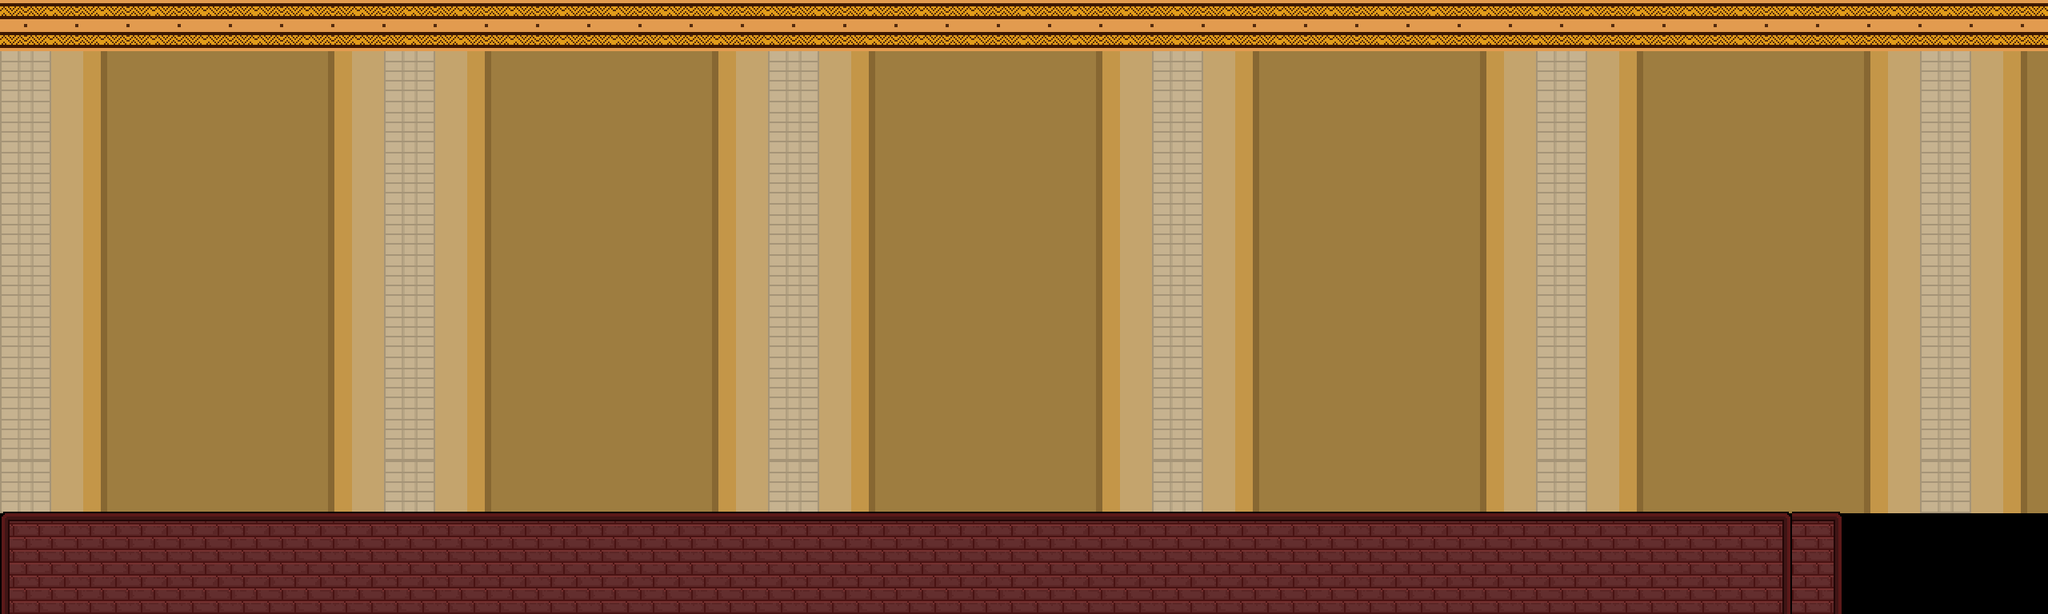

Tiled map render using the project's own tile images. Description and the whole map definition, tile-layer contents included, below:
An orthogonal 40x12 tile map with 64x64 px tiles, 2 tile layers (background, Tile Layer 1), 4 tilesets and 20 objects (4x Floor, 4x Camera, 2x Player, 2x Start, 2x Door, ...).

<map version="1.2" tiledversion="1.2.0" orientation="orthogonal" renderorder="right-down" width="40" height="12" tilewidth="64" tileheight="64" infinite="0" nextlayerid="4" nextobjectid="24">
 <tileset firstgid="1" source="signpost tile.tsx" />
 <tileset firstgid="2" source="First level tiles.tsx" />
 <tileset firstgid="18" source="Bank Lobby.tsx" />
 <tileset firstgid="210" source="level 2 tiles.tsx" />
 <layer id="3" name="background" width="40" height="12">
  <data encoding="csv">
18,19,20,21,22,23,24,25,26,27,28,29,30,31,32,18,19,20,21,22,23,24,25,26,27,28,29,30,31,32,18,19,20,21,22,23,24,25,26,27,
34,35,36,37,38,39,40,41,42,43,44,45,46,47,48,34,35,36,37,38,39,40,41,42,43,44,45,46,47,48,34,35,36,37,38,39,40,41,42,43,
50,51,52,53,54,55,56,57,58,59,60,61,62,63,64,50,51,52,53,54,55,56,57,58,59,60,61,62,63,64,50,51,52,53,54,55,56,57,58,59,
66,67,68,69,70,71,72,73,74,75,76,77,78,79,80,66,67,68,69,70,71,72,73,74,75,76,77,78,79,80,66,67,68,69,70,71,72,73,74,75,
82,83,84,85,86,87,88,89,90,91,92,93,94,95,96,82,83,84,85,86,87,88,89,90,91,92,93,94,95,96,82,83,84,85,86,87,88,89,90,91,
98,99,100,101,102,103,104,105,106,107,108,109,110,111,112,98,99,100,101,102,103,104,105,106,107,108,109,110,111,112,98,99,100,101,102,103,104,105,106,107,
114,115,116,117,118,119,120,121,122,123,124,125,126,127,128,114,115,116,117,118,119,120,121,122,123,124,125,126,127,128,114,115,116,117,118,119,120,121,122,123,
130,131,132,133,134,135,136,137,138,139,140,141,142,143,144,130,131,132,133,134,135,136,137,138,139,140,141,142,143,144,130,131,132,133,134,135,136,137,138,139,
146,147,148,149,150,151,152,153,154,155,156,157,158,159,160,146,147,148,149,150,151,152,153,154,155,156,157,158,159,160,146,147,148,149,150,151,152,153,154,155,
162,163,164,165,166,167,168,169,170,171,172,173,174,175,176,162,163,164,165,166,167,168,169,170,171,172,173,174,175,176,162,163,164,165,166,167,168,169,170,171,
178,179,180,181,182,183,184,185,186,187,188,189,190,191,192,178,179,180,181,182,183,184,185,186,187,188,189,190,191,192,178,179,180,181,182,183,184,185,186,187,
194,195,196,197,198,199,200,201,202,203,204,205,206,207,208,194,195,196,197,198,199,200,201,202,203,204,205,206,207,208,194,195,196,197,198,199,200,201,202,203
</data>
 </layer>
 <layer id="1" name="Tile Layer 1" width="40" height="12">
  <data encoding="csv">
0,0,0,0,0,0,0,0,0,0,0,0,0,0,0,0,0,0,0,0,0,0,0,0,0,0,0,0,0,0,0,0,0,0,0,0,0,0,0,0,
0,0,0,0,0,0,0,0,0,0,0,0,0,0,0,0,0,0,0,0,0,0,0,0,0,0,0,0,0,0,0,0,0,0,0,0,0,0,0,0,
0,0,0,0,0,0,0,0,0,0,0,0,0,0,0,0,0,0,0,0,0,0,0,0,0,0,0,0,0,0,0,0,0,0,0,0,0,0,0,0,
0,0,0,0,0,0,0,0,0,0,0,0,0,0,0,0,0,0,0,0,0,0,0,0,0,0,0,0,0,0,0,0,0,0,0,0,0,0,0,0,
0,0,0,0,0,0,0,0,0,0,0,0,0,0,0,0,0,0,0,0,0,0,0,0,0,0,0,0,0,0,0,0,0,0,0,0,0,0,0,0,
0,0,0,0,0,0,0,0,0,0,0,0,0,0,0,0,0,0,0,0,0,0,0,0,0,0,0,0,0,0,0,0,0,0,0,0,0,0,0,0,
0,0,0,0,0,0,0,0,0,0,0,0,0,0,0,0,0,0,0,0,0,0,0,0,0,0,0,0,0,0,0,0,0,0,0,0,0,0,0,0,
0,0,0,0,0,0,0,0,0,0,0,0,0,0,0,0,0,0,0,0,0,0,0,0,0,0,0,0,0,0,0,0,0,0,0,0,0,0,0,0,
0,0,0,0,0,0,0,0,0,0,0,0,0,0,0,0,0,0,0,0,0,0,0,0,0,0,0,0,0,0,0,0,0,0,0,0,0,0,0,0,
0,0,0,0,0,0,0,0,0,0,0,0,0,0,0,0,0,0,0,0,0,0,0,0,0,0,0,0,0,0,0,0,0,0,0,0,0,0,0,0,
210,211,211,211,211,211,211,211,211,211,211,211,211,211,211,211,211,211,211,211,211,211,211,211,211,211,211,211,211,211,211,211,211,211,212,212,0,0,0,0,
214,215,215,215,215,215,215,215,215,215,215,215,215,215,215,215,215,215,215,215,215,215,215,215,215,215,215,215,215,215,215,215,215,215,216,216,0,0,0,0
</data>
 </layer>
 <objectgroup id="2" name="objects">
  <object id="1" name="Player" x="128" y="512" width="64" height="64">
   <properties>
    <property name="direction" value="right" />
   </properties>
  </object>
  <object id="4" name="Enemy" x="1024" y="512" width="64" height="64">
   <properties>
    <property name="Etype" value="21" />
    <property name="keyReq" value="1" />
    <property name="mode" value="starting" />
    <property name="number" value="0" />
   </properties>
  </object>
  <object id="5" name="Player" x="2048" y="512" width="64" height="64">
   <properties>
    <property name="direction" value="left" />
   </properties>
  </object>
  <object id="6" name="Start" x="0" y="0" width="64" height="64">
   <properties>
    <property name="direction" value="right" />
   </properties>
  </object>
  <object id="7" name="Floor" x="0" y="640" width="2279.03" height="128" />
  <object id="8" name="Floor" x="-64" y="0" width="64" height="576" />
  <object id="9" name="Door" x="2225" y="496" width="15" height="144">
   <properties>
    <property name="direction" value="right" />
    <property name="open" value="0" />
    <property name="openKeys" value="1" />
    <property name="openTo" value="2" />
   </properties>
  </object>
  <object id="10" name="Floor" x="2225" y="0" width="15" height="496">
   <properties>
    <property name="door" value="1" />
   </properties>
  </object>
  <object id="11" name="Teller" x="1600" y="320" width="194" height="320" />
  <object id="12" name="EBound" x="128" y="256" width="64" height="384" />
  <object id="13" name="EBound" x="1984" y="320" width="64" height="320" />
  <object id="14" name="Coin" x="1152" y="384" width="64" height="64">
   <properties>
    <property name="number" value="0" />
    <property name="value" value="5" />
   </properties>
  </object>
  <object id="15" name="Coin" x="1344" y="384" width="64" height="64">
   <properties>
    <property name="number" value="1" />
    <property name="value" value="4" />
   </properties>
  </object>
  <object id="16" name="Door" x="0" y="496" width="15" height="144">
   <properties>
    <property name="direction" value="left" />
    <property name="open" value="0" />
    <property name="openKeys" value="4" />
    <property name="openTo" value="0" />
   </properties>
  </object>
  <object id="17" name="Floor" x="0" y="0" width="15" height="496">
   <properties>
    <property name="door" value="1" />
   </properties>
  </object>
  <object id="18" name="Start" x="1216" y="0" width="64" height="64">
   <properties>
    <property name="direction" value="left" />
   </properties>
  </object>
  <object id="20" name="Camera" x="0" y="-64" width="1536" height="64">
   <properties>
    <property name="direction" value="1" />
   </properties>
  </object>
  <object id="21" name="Camera" x="2240" y="0" width="64" height="768">
   <properties>
    <property name="direction" value="2" />
   </properties>
  </object>
  <object id="22" name="Camera" x="0" y="768" width="1536" height="64">
   <properties>
    <property name="direction" value="3" />
   </properties>
  </object>
  <object id="23" name="Camera" x="-64" y="0" width="64" height="768">
   <properties>
    <property name="direction" value="4" />
   </properties>
  </object>
 </objectgroup>
</map>
